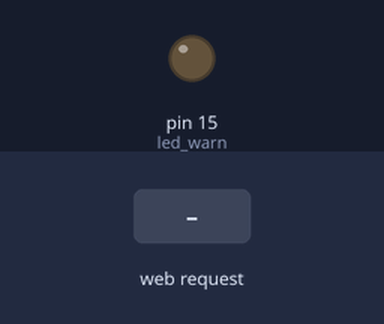
A program run on a simulated MicroPython board. On the bench: output pins drawn as LEDs (lit = HIGH). Dashed ring = blinking. The inputs (shaded band) are chosen by the test bench. WiFi joins after 1.5 s; what the program prints to the serial console is not drawn.

Above: at 2.7 s.
2.8 s: HTTP request GET /blink_on received
At 3.25 s:
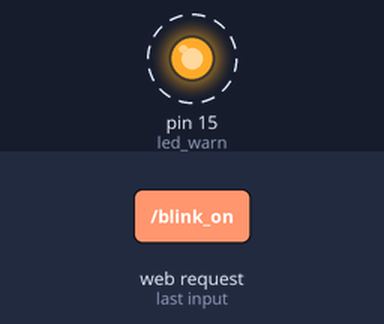
5.8 s: HTTP request GET /blink_off received
At 6.9 s:
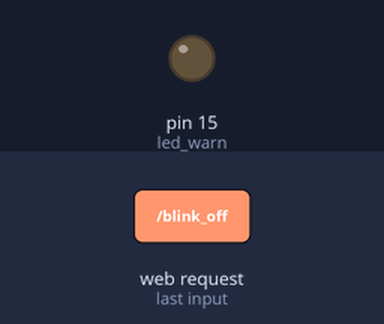
Timing chart, 0 to 8.8 s (numbered marks = the images above; inputs shaded):
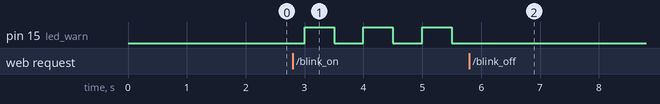

The program:

main.py
```python
import network, time, socket
from machine import Pin, Timer

# ============ Settings ============
SSID     = "your-ssid"
PASSWORD = "your-password"
PORT     = 8080

# ============ GPIO ============
led_warn = Pin(15, Pin.OUT)

# ============ Status ============
blinking    = False
blink_state = False

def blink_cb(t):
    global blink_state
    if blinking:
        blink_state = not blink_state
        led_warn.value(blink_state)
    else:
        led_warn.off()
        blink_state = False

blink_timer = Timer()
blink_timer.init(period=500, mode=Timer.PERIODIC, callback=blink_cb)

# ============ WiFi Connection ============
def connect_wifi():
    wlan = network.WLAN(network.STA_IF)
    wlan.active(True)
    wlan.connect(SSID, PASSWORD)
    for _ in range(20):
        if wlan.isconnected():
            ip = wlan.ifconfig()[0]
            print("WiFi:", ip)
            return ip
        time.sleep(0.5)
    print("WiFi connect failed")
    return None

# ============ HTTP Request Process ============
def handle_request(conn):
    global blinking
    try:
        req = conn.recv(512).decode("utf-8", "ignore")
        first_line = req.split("\r\n")[0]

        if "GET /blink_on" in first_line:
            blinking = True
            body = b"OK"
        elif "GET /blink_off" in first_line:
            blinking = False
            body = b"OK"
        elif "GET /status" in first_line:
            body = b"blinking" if blinking else b"idle"
        else:
            conn.send(b"HTTP/1.1 404 Not Found\r\n\r\nNot Found")
            return

        resp = (b"HTTP/1.1 200 OK\r\n"
                b"Content-Type: text/plain\r\n"
                b"Content-Length: " + str(len(body)).encode() + b"\r\n"
                b"\r\n" + body)
        conn.send(resp)
    except Exception as e:
        print("Request error:", e)
    finally:
        conn.close()

# ============ Main Loop ============
def main():
    connect_wifi()

    s = socket.socket(socket.AF_INET, socket.SOCK_STREAM)
    s.setsockopt(socket.SOL_SOCKET, socket.SO_REUSEADDR, 1)
    s.bind(("0.0.0.0", PORT))
    s.listen(3)
    s.settimeout(0.1)
    print(f"Door server listening on port {PORT}")

    while True:
        try:
            conn, addr = s.accept()
            handle_request(conn)
        except OSError:
            pass

main()
```

Measured:
- after the input at 2.8 s, pin 15 (led_warn): alternates HIGH for 0.50 s and LOW for 0.50 s, starting after 0.20 s
- after the input at 5.8 s, pin 15 (led_warn): stops changing and stays LOW
